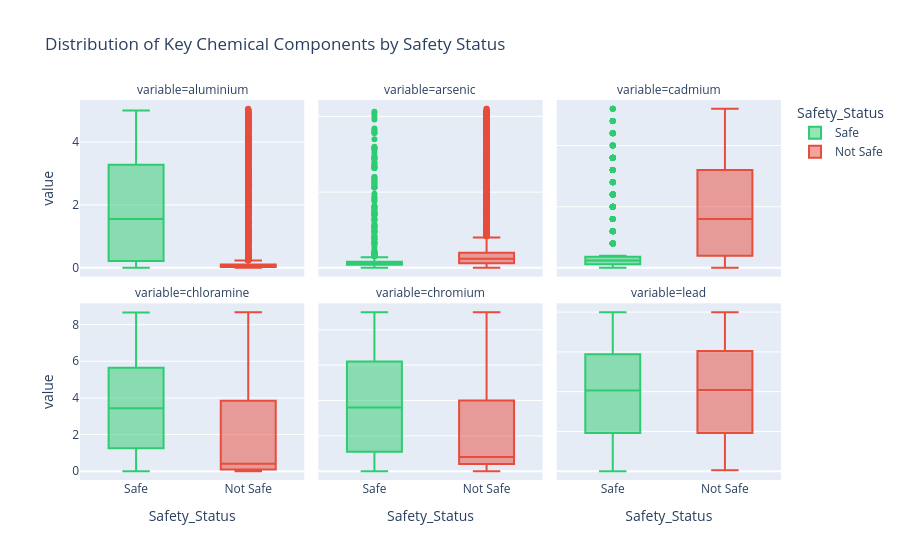

Here is the notebook cell this chart was saved with:
### Code cell
# Interactive Feature Boxplots
features_to_plot = ['aluminium', 'arsenic', 'cadmium', 'chloramine', 'chromium', 'lead']
df_melted = df_plot.melt(id_vars=['Safety_Status'], value_vars=features_to_plot)

fig_box = px.box(
    df_melted, x='Safety_Status', y='value', color='Safety_Status',
    facet_col='variable', facet_col_wrap=3,
    color_discrete_map={'Not Safe': '#E74C3C', 'Safe': '#2ECC71'},
    title='Distribution of Key Chemical Components by Safety Status'
)
fig_box.update_yaxes(matches=None)

### Figure 1 — Plotly figure (JSON) as saved in the notebook; plotly's stock layout.template omitted (floating-point values rounded to 4 significant figures; data arrays with more than 128 entries replaced by an {"elided": "..."} marker saying what was removed)
{"data": [{"alignmentgroup": "True", "hovertemplate": "Safety_Status=%{x}<br>variable=aluminium<br>value=%{y}<extra></extra>", "legendgroup": "Safe", "marker": {"color": "#2ECC71"}, "name": "Safe", "notched": false, "offsetgroup": "Safe", "orientation": "v", "showlegend": true, "type": "box", "x": {"elided": "912 str values"}, "x0": " ", "xaxis": "x4", "y": {"elided": "912 float values"}, "y0": " ", "yaxis": "y4"}, {"alignmentgroup": "True", "hovertemplate": "Safety_Status=%{x}<br>variable=arsenic<br>value=%{y}<extra></extra>", "legendgroup": "Safe", "marker": {"color": "#2ECC71"}, "name": "Safe", "notched": false, "offsetgroup": "Safe", "orientation": "v", "showlegend": false, "type": "box", "x": {"elided": "912 str values"}, "x0": " ", "xaxis": "x5", "y": {"elided": "912 float values"}, "y0": " ", "yaxis": "y5"}, {"alignmentgroup": "True", "hovertemplate": "Safety_Status=%{x}<br>variable=cadmium<br>value=%{y}<extra></extra>", "legendgroup": "Safe", "marker": {"color": "#2ECC71"}, "name": "Safe", "notched": false, "offsetgroup": "Safe", "orientation": "v", "showlegend": false, "type": "box", "x": {"elided": "912 str values"}, "x0": " ", "xaxis": "x6", "y": {"elided": "912 float values"}, "y0": " ", "yaxis": "y6"}, {"alignmentgroup": "True", "hovertemplate": "Safety_Status=%{x}<br>variable=chloramine<br>value=%{y}<extra></extra>", "legendgroup": "Safe", "marker": {"color": "#2ECC71"}, "name": "Safe", "notched": false, "offsetgroup": "Safe", "orientation": "v", "showlegend": false, "type": "box", "x": {"elided": "912 str values"}, "x0": " ", "xaxis": "x", "y": {"elided": "912 float values"}, "y0": " ", "yaxis": "y"}, {"alignmentgroup": "True", "hovertemplate": "Safety_Status=%{x}<br>variable=chromium<br>value=%{y}<extra></extra>", "legendgroup": "Safe", "marker": {"color": "#2ECC71"}, "name": "Safe", "notched": false, "offsetgroup": "Safe", "orientation": "v", "showlegend": false, "type": "box", "x": {"elided": "912 str values"}, "x0": " ", "xaxis": "x2", "y": {"elided": "912 float values"}, "y0": " ", "yaxis": "y2"}, {"alignmentgroup": "True", "hovertemplate": "Safety_Status=%{x}<br>variable=lead<br>value=%{y}<extra></extra>", "legendgroup": "Safe", "marker": {"color": "#2ECC71"}, "name": "Safe", "notched": false, "offsetgroup": "Safe", "orientation": "v", "showlegend": false, "type": "box", "x": {"elided": "912 str values"}, "x0": " ", "xaxis": "x3", "y": {"elided": "912 float values"}, "y0": " ", "yaxis": "y3"}, {"alignmentgroup": "True", "hovertemplate": "Safety_Status=%{x}<br>variable=aluminium<br>value=%{y}<extra></extra>", "legendgroup": "Not Safe", "marker": {"color": "#E74C3C"}, "name": "Not Safe", "notched": false, "offsetgroup": "Not Safe", "orientation": "v", "showlegend": true, "type": "box", "x": {"elided": "7084 str values"}, "x0": " ", "xaxis": "x4", "y": {"elided": "7084 float values"}, "y0": " ", "yaxis": "y4"}, {"alignmentgroup": "True", "hovertemplate": "Safety_Status=%{x}<br>variable=arsenic<br>value=%{y}<extra></extra>", "legendgroup": "Not Safe", "marker": {"color": "#E74C3C"}, "name": "Not Safe", "notched": false, "offsetgroup": "Not Safe", "orientation": "v", "showlegend": false, "type": "box", "x": {"elided": "7084 str values"}, "x0": " ", "xaxis": "x5", "y": {"elided": "7084 float values"}, "y0": " ", "yaxis": "y5"}, {"alignmentgroup": "True", "hovertemplate": "Safety_Status=%{x}<br>variable=cadmium<br>value=%{y}<extra></extra>", "legendgroup": "Not Safe", "marker": {"color": "#E74C3C"}, "name": "Not Safe", "notched": false, "offsetgroup": "Not Safe", "orientation": "v", "showlegend": false, "type": "box", "x": {"elided": "7084 str values"}, "x0": " ", "xaxis": "x6", "y": {"elided": "7084 float values"}, "y0": " ", "yaxis": "y6"}, {"alignmentgroup": "True", "hovertemplate": "Safety_Status=%{x}<br>variable=chloramine<br>value=%{y}<extra></extra>", "legendgroup": "Not Safe", "marker": {"color": "#E74C3C"}, "name": "Not Safe", "notched": false, "offsetgroup": "Not Safe", "orientation": "v", "showlegend": false, "type": "box", "x": {"elided": "7084 str values"}, "x0": " ", "xaxis": "x", "y": {"elided": "7084 float values"}, "y0": " ", "yaxis": "y"}, {"alignmentgroup": "True", "hovertemplate": "Safety_Status=%{x}<br>variable=chromium<br>value=%{y}<extra></extra>", "legendgroup": "Not Safe", "marker": {"color": "#E74C3C"}, "name": "Not Safe", "notched": false, "offsetgroup": "Not Safe", "orientation": "v", "showlegend": false, "type": "box", "x": {"elided": "7084 str values"}, "x0": " ", "xaxis": "x2", "y": {"elided": "7084 float values"}, "y0": " ", "yaxis": "y2"}, {"alignmentgroup": "True", "hovertemplate": "Safety_Status=%{x}<br>variable=lead<br>value=%{y}<extra></extra>", "legendgroup": "Not Safe", "marker": {"color": "#E74C3C"}, "name": "Not Safe", "notched": false, "offsetgroup": "Not Safe", "orientation": "v", "showlegend": false, "type": "box", "x": {"elided": "7084 str values"}, "x0": " ", "xaxis": "x3", "y": {"elided": "7084 float values"}, "y0": " ", "yaxis": "y3"}], "layout": {"annotations": [{"font": {}, "showarrow": false, "text": "variable=chloramine", "x": 0.16, "xanchor": "center", "xref": "paper", "y": 0.465, "yanchor": "bottom", "yref": "paper"}, {"font": {}, "showarrow": false, "text": "variable=chromium", "x": 0.5, "xanchor": "center", "xref": "paper", "y": 0.465, "yanchor": "bottom", "yref": "paper"}, {"font": {}, "showarrow": false, "text": "variable=lead", "x": 0.84, "xanchor": "center", "xref": "paper", "y": 0.465, "yanchor": "bottom", "yref": "paper"}, {"font": {}, "showarrow": false, "text": "variable=aluminium", "x": 0.16, "xanchor": "center", "xref": "paper", "y": 1.0, "yanchor": "bottom", "yref": "paper"}, {"font": {}, "showarrow": false, "text": "variable=arsenic", "x": 0.5, "xanchor": "center", "xref": "paper", "y": 1.0, "yanchor": "bottom", "yref": "paper"}, {"font": {}, "showarrow": false, "text": "variable=cadmium", "x": 0.84, "xanchor": "center", "xref": "paper", "y": 1.0, "yanchor": "bottom", "yref": "paper"}], "boxmode": "overlay", "legend": {"title": {"text": "Safety_Status"}, "tracegroupgap": 0}, "title": {"text": "Distribution of Key Chemical Components by Safety Status"}, "xaxis": {"anchor": "y", "categoryarray": ["Safe", "Not Safe"], "categoryorder": "array", "domain": [0, 0.32], "title": {"text": "Safety_Status"}}, "xaxis2": {"anchor": "y2", "categoryarray": ["Safe", "Not Safe"], "categoryorder": "array", "domain": [0.34, 0.66], "matches": "x", "title": {"text": "Safety_Status"}}, "xaxis3": {"anchor": "y3", "categoryarray": ["Safe", "Not Safe"], "categoryorder": "array", "domain": [0.68, 1.0], "matches": "x", "title": {"text": "Safety_Status"}}, "xaxis4": {"anchor": "y4", "domain": [0, 0.32], "matches": "x", "showticklabels": false}, "xaxis5": {"anchor": "y5", "domain": [0.34, 0.66], "matches": "x", "showticklabels": false}, "xaxis6": {"anchor": "y6", "domain": [0.68, 1.0], "matches": "x", "showticklabels": false}, "yaxis": {"anchor": "x", "domain": [0, 0.465], "title": {"text": "value"}}, "yaxis2": {"anchor": "x2", "domain": [0, 0.465], "showticklabels": false}, "yaxis3": {"anchor": "x3", "domain": [0, 0.465], "showticklabels": false}, "yaxis4": {"anchor": "x4", "domain": [0.535, 1.0], "title": {"text": "value"}}, "yaxis5": {"anchor": "x5", "domain": [0.535, 1.0], "showticklabels": false}, "yaxis6": {"anchor": "x6", "domain": [0.535, 1.0], "showticklabels": false}}}
